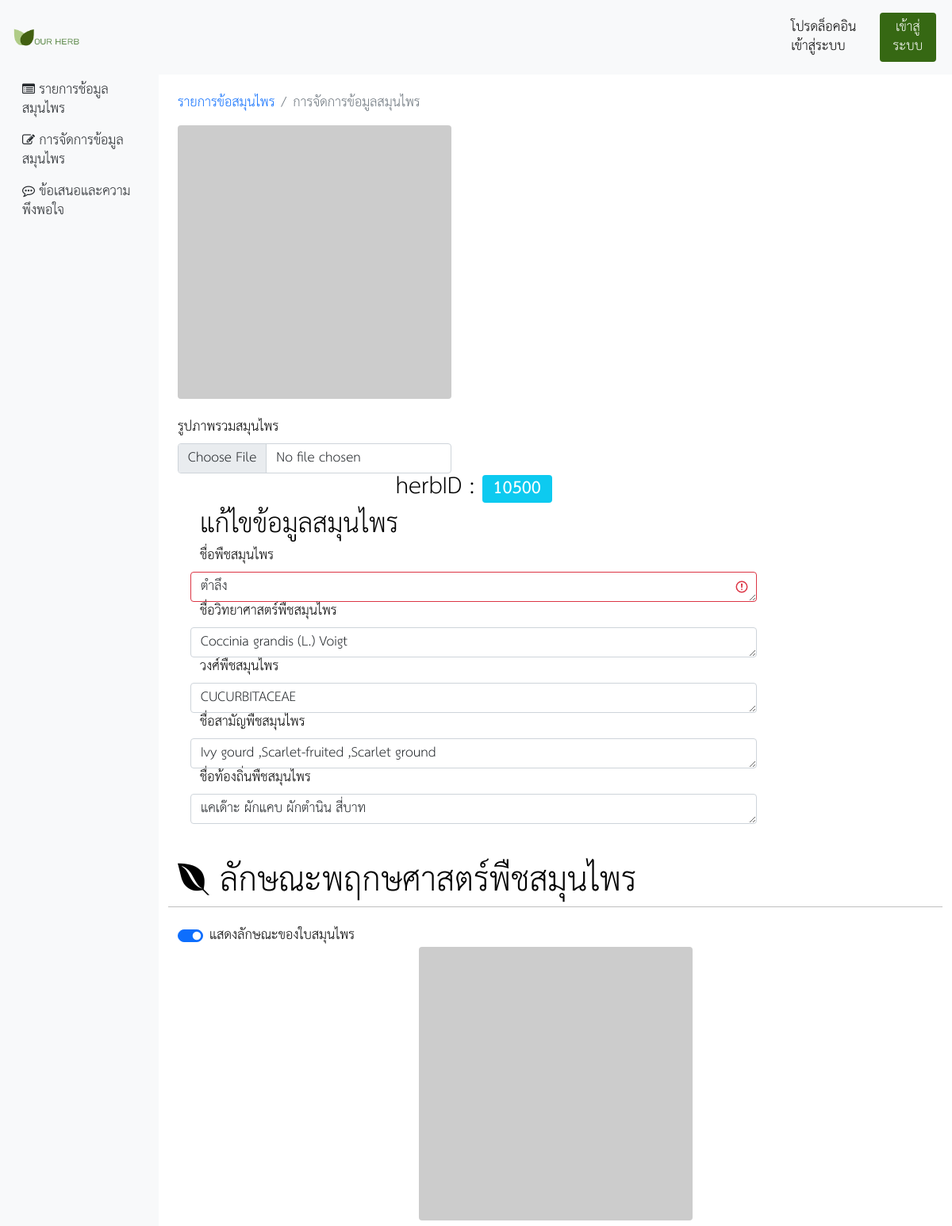
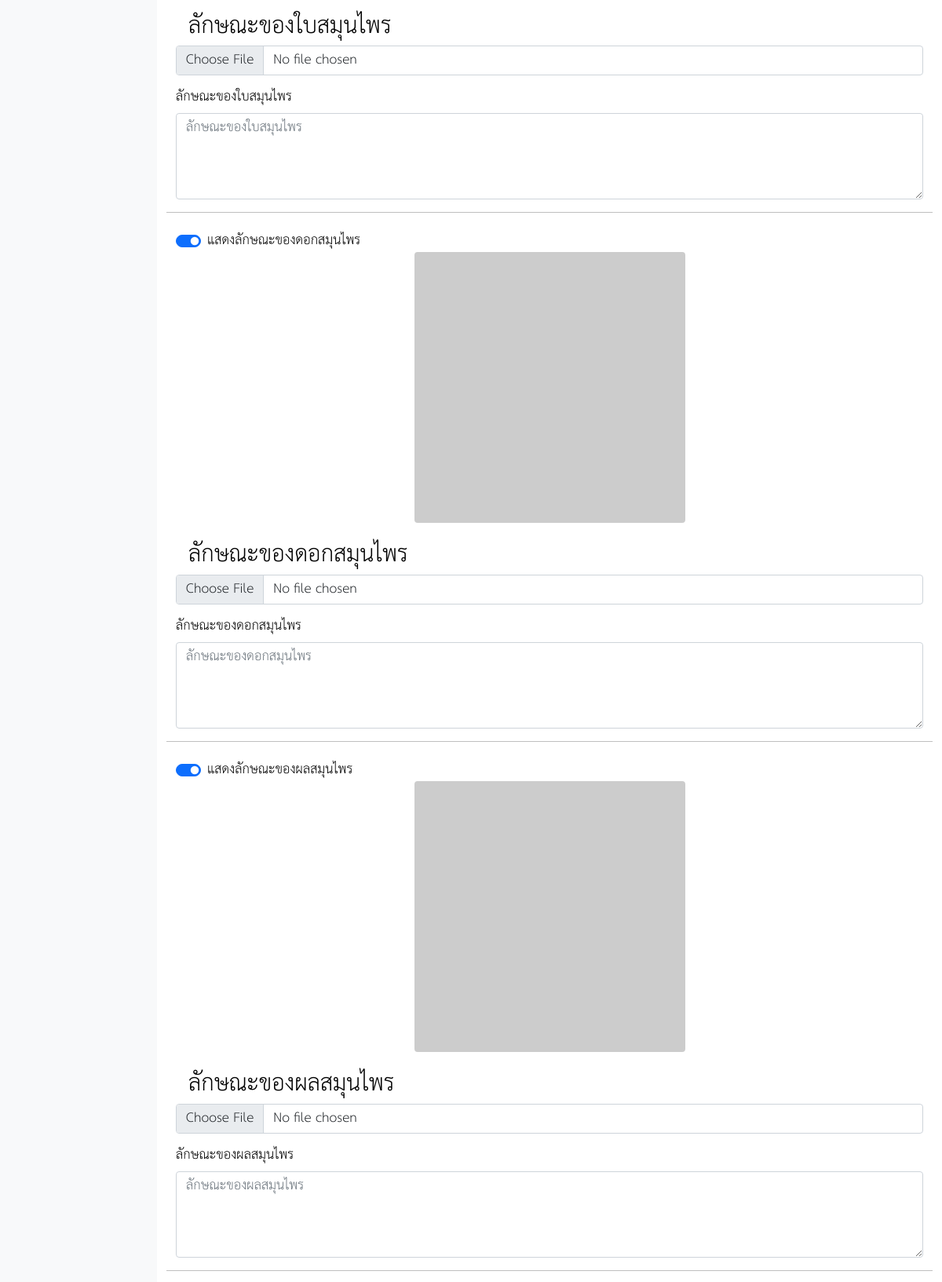
The app's page /backup/devPDO/formEdit.php?herbID=10500 (signed in, upper part) with its own data (2 pictures, top to bottom).
### tables this page shows
CREATE TABLE `herbname` (
  `herbID` int(11) NOT NULL,
  `nameShow` varchar(100) DEFAULT '',
  `herbImg` varchar(255) DEFAULT '',
  `scienceName` varchar(255) DEFAULT '',
  `familyHerb` varchar(255) DEFAULT '',
  `commonName` varchar(255) DEFAULT '',
  `localName` varchar(255) DEFAULT '',
  `created_at` timestamp NOT NULL DEFAULT current_timestamp()
);

### backup/devPDO/formEdit.php (the view, shortened to what this page needs)
<?php require_once('../dev/db.php');
if (isset($_GET['herbID'])) {
    $stmt = $conn->prepare("SELECT* FROM herbname WHERE herbID=?");
    $stmt->execute([$_GET['herbID']]);
    $row = $stmt->fetch(PDO::FETCH_ASSOC);
}
?>
<!DOCTYPE html>
<html lang="en">
<head>
    <link rel="stylesheet" href="../bootstrap/css/font.css">
    <link rel="stylesheet" href="../bootstrap/css/bootstrap.min.css">
    <link rel="stylesheet" href="https://stackpath.bootstrapcdn.com/font-awesome/4.7.0/css/font-awesome.min.css">
    <link rel="stylesheet" href="../bootstrap/css/style.css">
</head>
<body>
    <nav class="navbar navbar-light bg-light p-3">
        <div class="d-flex col-12 col-md-3 col-lg-2 mb-2 mb-lg-0 flex-wrap flex-md-nowrap justify-content-between">
            <img src="../img/web/LOGO_ourherb.png" alt="logoOURHERB"  width="45%" height="45%">
        </div>
        <?php
        if (!isset($_SESSION['admin_login'])) { ?>
        <div class="col-12 col-md-5 col-lg-2 d-flex align-items-center justify-content-sm-center mt-3 mt-md-0">
        <span class="mx-2">โปรดล็อคอินเข้าสู่ระบบ</span>
            <a  onclick="document.getElementById('formloginHerb').style.display='block'" class="btn bg-btn-herb mx-1">เข้าสู่ระบบ</a>
        </div>
        <?php }  ?>
    </nav>
    <div class="container-fluid">
        <div class="row">
            <nav id="sidebar" class="col-md-3 col-lg-2 d-md-block bg-light sidebar collapse">
                <div class="position-sticky">
                    <ul class="nav flex-column">
                        <li class="nav-item">
                            <a class="nav-link active text-dark" aria-current="page" href="#"><i class="fa fa-list-alt" aria-hidden="true"></i><span class="ml-2"> รายการช้อมูลสมุนไพร</span></a>
                        </li>
                        <li class="nav-item">
                            <a class="nav-link text-dark" href="#"><i class="fa fa-pencil-square-o" aria-hidden="true"></i><span class="ml-2"> การจัดการข้อมูลสมุนไพร</span></a>
                        </li>
                        <li class="nav-item">
                            <a class="nav-link text-dark" href="#"><i class="fa fa-commenting-o" aria-hidden="true"></i><span class="ml-2"> ข้อเสนอและความพึงพอใจ</span></a>
                        </li>
                    </ul>
                </div>
            </nav>
            <main class="col-md-9 ml-sm-auto col-lg-10 px-md-4 py-4">
                <nav aria-label="breadcrumb">
                    <ol class="breadcrumb">
                        <li class="breadcrumb-item"><a href="./index.php">รายการข้อสมุนไพร</a></li>
                        <li class="breadcrumb-item active" aria-current="page">การจัดการข้อมูลสมุนไพร</li>
                    </ol>
                </nav>
            <?php if (isset($_GET['herbID']) && $_GET['herbID'] > '0') : ?>
                <form action="./action.php?herbID=<?php echo $_GET['herbID']; ?>" method="post" enctype="multipart/form-data" >
                <div class="d-flex  flex-wrap flex-sm-column flex-md-row">
                    <div class="row">
                        <div class="col-12">
                            <img src="https://via.placeholder.com/345x345" alt="" srcset="" class="rounded mx-auto d-block"> <br>
                            <label for="imgShow" class="form-label ">รูปภาพรวมสมุนไพร</label>
                            <input type="file" name="Myfile" class="form-control " aria-label="imgShow">
                        </div>
                    </div>
                    <div class="col-12 col-md-6 col-lg-9 mx-2">
                        <div class="row col-12 col-md-6 col-lg-12 mx-2">
                            <h3 class="text-center ">herbID : <span class="badge bg-info"><?php echo $_GET['herbID']; ?></span></h3>
                            <h2>แก้ไขข้อมูลสมุนไพร</h2>
                            <label for="herb_name" class="form-label">ชื่อพืชสมุนไพร</label>
                            <textarea class="form-control is-invalid"  name="herb_name" rows="1" placeholder="ชื่อพืชสมุนไพร"><?=$row['nameShow'];?></textarea>
                            <label for="science_name" class="form-label">ชื่อวิทยาศาสตร์พืชสมุนไพร</label>
                            <textarea class="form-control"  name="science_name" rows="1" placeholder="ชื่อวิทยาศาสตร์พืชสมุนไพร"><?=$row['scienceName'];?></textarea>
                            <label for="family_herb" class="form-label">วงศ์พืชสมุนไพร</label>
                            <textarea class="form-control"  name="family_herb" rows="1" placeholder="วงศ์พืชสมุนไพร"><?=$row['familyHerb'];?></textarea>
                            <label for="common_name" class="form-label">ชื่อสามัญพืชสมุนไพร</label>
                            <textarea class="form-control input-sm "  name="common_name" rows="1" placeholder="ชื่อสามัญพืชสมุนไพร"><?=$row['commonName'];?></textarea>
                            <label for="local_name" class="form-label">ชื่อท้องถิ่นพืชสมุนไพร</label>
                            <textarea class="form-control input-sm "  name="local_name" rows="1" placeholder="ชื่อท้องถิ่นพืชสมุนไพร"><?=$row['localName'];?></textarea>
                        </div>
                    </div>
                </div>
                <div class="row mt-5 ">
                    <h1><i class="fa fa-envira" aria-hidden="true"></i> ลักษณะพฤกษศาสตร์พืชสมุนไพร</h1><hr>
                        <div class="col-12 my-2">
                            <div class="form-check form-switch">
                                <input class="form-check-input" type="checkbox" role="switch" id="feature_leaves" onclick="show_feature(0)" checked>
                                <label class="form-check-label" for="feature_leaves">แสดงลักษณะของใบสมุนไพร</label>
                            </div>
                            <div id="leaves" class="free">
                                <img src="https://via.placeholder.com/345x345" class="rounded mx-auto d-block" alt="ลักษณะของใบสมุนไพร"> <br>
                                <h3 class="mx-3 ">ลักษณะของใบสมุนไพร</h3>
                                <input type="file" name="Myfile" class="form-control mt-1" aria-label="imgShow">
                                <label for="feature_leaves" class="form-label mt-3">ลักษณะของใบสมุนไพร</label>
                                <textarea name="feature_leaves" class="form-control mb-2" rows="4" placeholder="ลักษณะของใบสมุนไพร"><?=$row['leaves'];?></textarea>
                            </div>
                        </div><hr>
                        <div class="col-12 my-2">
                            <div class="form-check form-switch">
                                <input class="form-check-input" type="checkbox" role="switch" id="feature_flower" onclick="show_feature(1)" checked>
                                <label class="form-check-label" for="feature_flower">แสดงลักษณะของดอกสมุนไพร</label>
                            </div>
                            <div id="flower" class="free">
                                <img src="https://via.placeholder.com/345x345" class="rounded mx-auto d-block" alt="ลักษณะของดอกสมุนไพร"> <br>
                                <h3 class="mx-3 ">ลักษณะของดอกสมุนไพร</h3>
                                <input type="file" name="Myfile" class="form-control mt-1" aria-label="imgShow">
                                <label for="feature_flower" class="form-label mt-3">ลักษณะของดอกสมุนไพร</label>
                                <textarea name="feature_flower" class="form-control mb-2" rows="4" placeholder="ลักษณะของดอกสมุนไพร"><?=$row['flower'];?></textarea>
                            </div>
                        </div><hr>
                        <div class="col-12 my-2">
                            <div class="form-check form-switch">
                                <input class="form-check-input" type="checkbox" role="switch" id="feature_fruit" onclick="show_feature(2)" checked>
                                <label class="form-check-label" for="feature_fruit">แสดงลักษณะของผลสมุนไพร</label>
                            </div>
                            <div id="fruit" class="free">
                                <img src="https://via.placeholder.com/345x345" class="rounded mx-auto d-block" alt="ลักษณะของผลสมุนไพร"> <br>
                                <h3 class="mx-3 ">ลักษณะของผลสมุนไพร</h3>
                                <input type="file" name="Myfile" class="form-control mt-1" aria-label="imgShow">
                                <label for="feature_fruit" class="form-label mt-3">ลักษณะของผลสมุนไพร</label>
                                <textarea name="feature_fruit" class="form-control mb-2" rows="4" placeholder="ลักษณะของผลสมุนไพร"><?=$row['fruit'];?></textarea>
                            </div>
                        </div><hr>
                </div>
            </form> <?php endif; ?>
            </main>
        </div>
    </div>
</body>
</html>

### records on screen
herbname: herb_name "ตำลึง", science_name "Coccinia grandis (L.) Voigt", family_herb "CUCURBITACEAE", common_name "Ivy gourd ,Scarlet-fruited ,Scarlet ground", local_name "แคเด๊าะ ผักแคบ ผักตำนิน สี่บาท"

### other values on screen
$_GET['herbID'] "10500"
